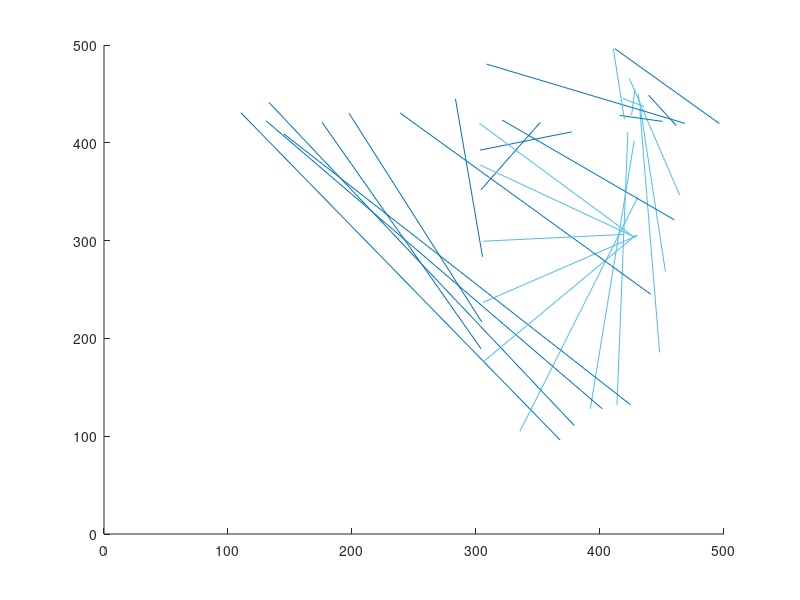

Source code (MATLAB):
close all
clc
clear
[x1,y1,z1,x2,y2,z2,x3,y3,z3,x4,y4,z4,x5,y5,z5,x6,y6,z6]=textread('1.txt','%f%f%f%f%f%f%f%f%f%f%f%f%f%f%f%f%f%f');

for i=1:100
    tri=[x1(i) y1(i) z1(i);
        x2(i) y2(i) z2(i);
        x3(i) y3(i) z3(i);
        x1(i) y1(i) z1(i)];
    hold on
    plot(tri(:,1),tri(:,2))
end